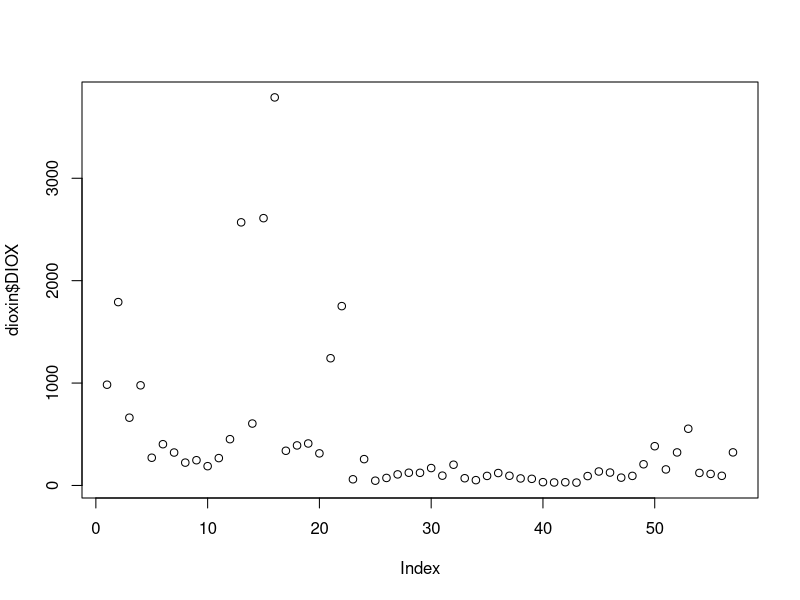
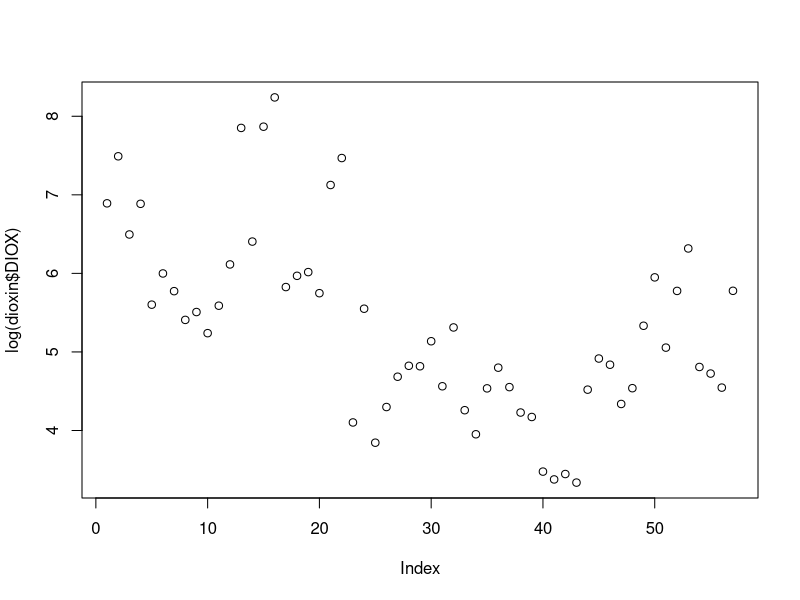
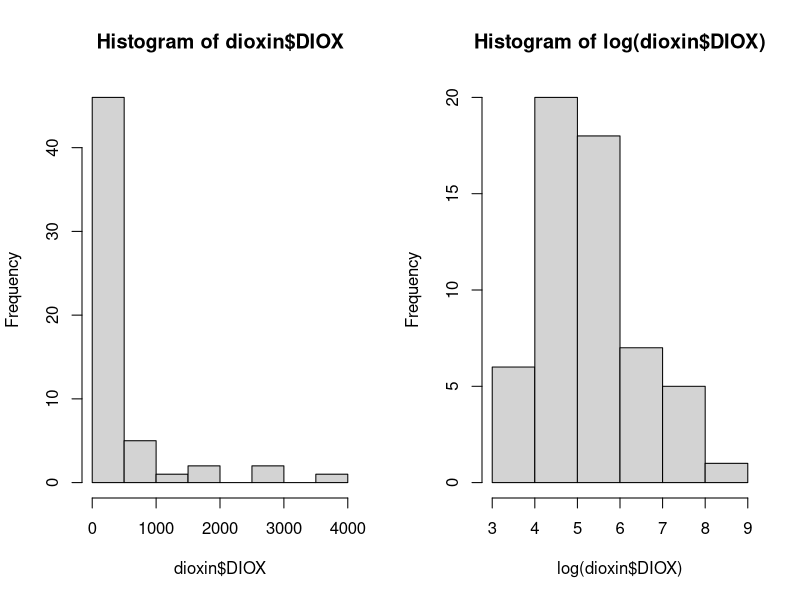
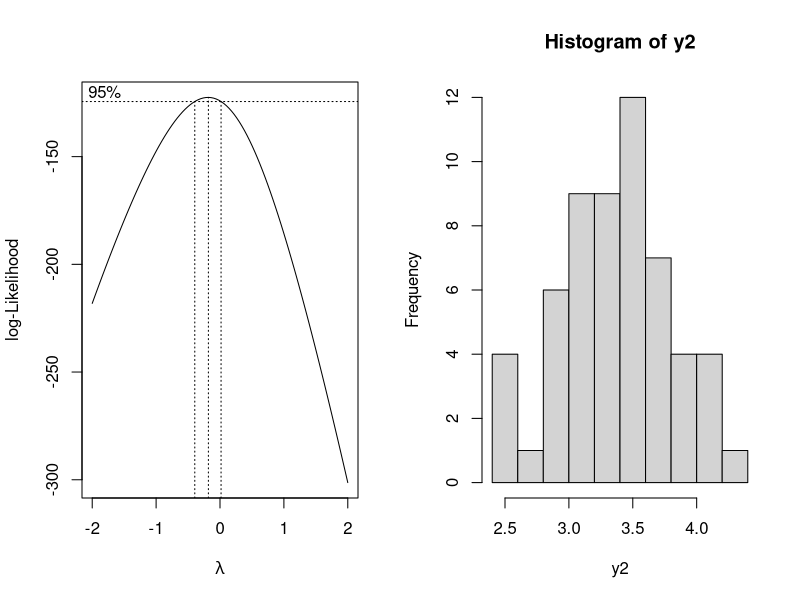
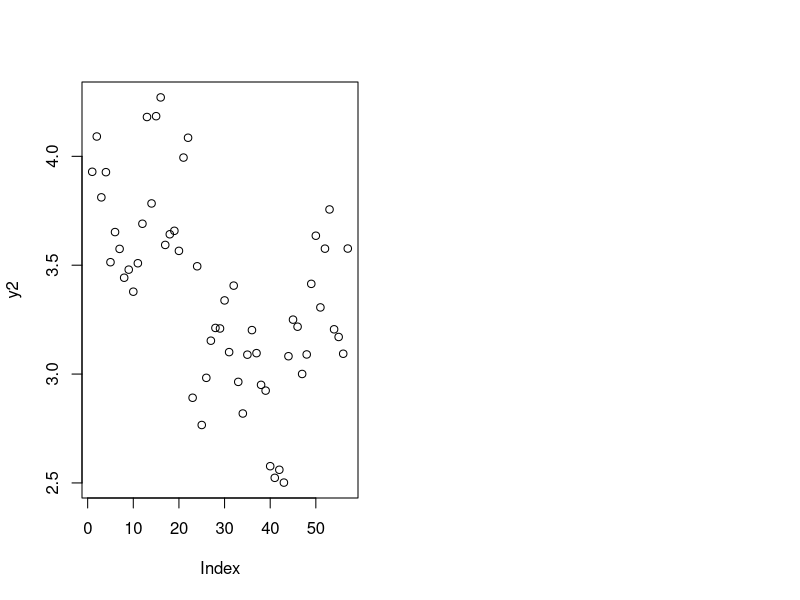

Write R code to recreate these figures, in order. (Note: this script raises an error after producing the figures.)
library(dplyr)
#install.packages("ggplot2")
library(ggplot2)
#install.packages("GGally")
#library(GGally)
library(MASS)
library(car)
### Assignment1
# Reading in the data
dioxin<-read.csv("../01_Assignment1/dioxin.csv",header=T)
names(dioxin)

# Looking at the raw dependent variable
# we can see that there are quite some outliers
plot(dioxin$DIOX)

# still not normally distributed
# both difference in mean + difference in variance
plot(log(dioxin$DIOX))

# looking at distribution
par(mfrow=c(1,2))
hist(dioxin$DIOX)
hist(log(dioxin$DIOX))

lambda_ <- boxcox(dioxin$DIOX ~ 1)
l <- lambda_$x[which.max(lambda_$y)]

y2 = (dioxin$DIOX^l-1)/l
hist(y2)

plot(y2)


# Transforming the variables into factors
dioxin <- mutate_if(dioxin, is.character, as.factor)
dioxin$TIME <- as.factor(dioxin$TIME)

df <- dioxin  %>% dplyr::select(where(is.numeric))
df$TIME <- as.factor(df$TIME)
df$OBSERV <- NULL

pairs(df)


p <- ggplot(dioxin, aes(x=PLANT, y=DIOX, fill=LAB)) + geom_boxplot(outlier.size = 2, notch=FALSE, outlier.shape = 16, outlier.colour = "black")
p


model <- lm(DIOX ~ (PLANT+TIME+LAB+OXYGEN+LOAD+PRSEK)^2, data=dioxin)
alias(model)
summary(model)
Anova(model, type="II")
(fit.back <- step(model, direction="back"))

step(lm(DIOX~1, data=dioxin), ~PLANT*TIME*LAB*OXYGEN*LOAD*PRSEK, direction="forward")


step(lm(DIOX~1, data=dioxin), ~PLANT*TIME*LAB*OXYGEN*LOAD*PRSEK, direction="both")
